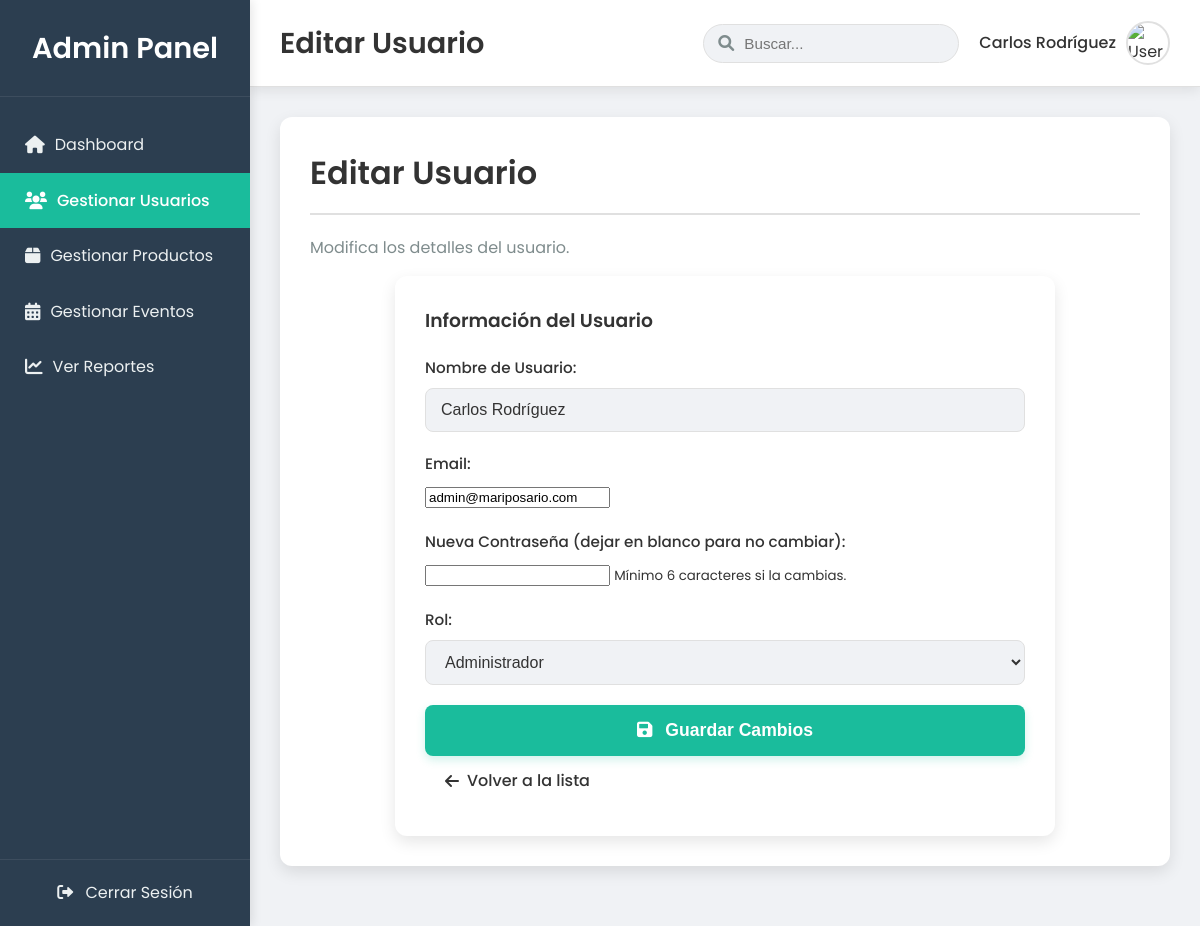
The page /Proyecto-Mariposario/admin/edit_user.php?id=1 (signed in) on the database as committed earlier.
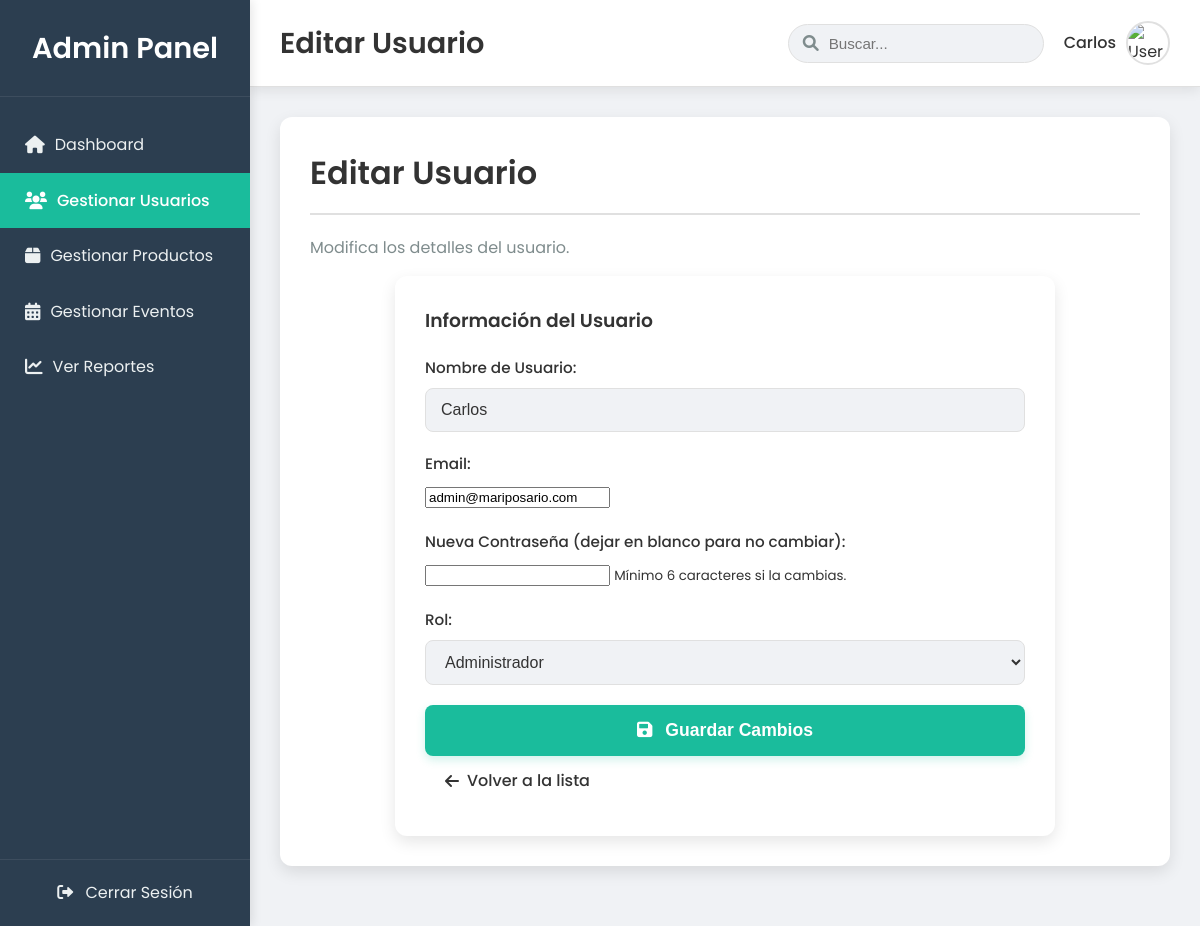
The same page on the database as committed later.
### tables this page shows
CREATE TABLE Usuario (
    ID_Usuario INT PRIMARY KEY AUTO_INCREMENT,
    ID_Rol INT NOT NULL,
    Nombre VARCHAR(100) NOT NULL,
    Apellido VARCHAR(100),  
    Correo VARCHAR(255) UNIQUE NOT NULL,  
    Contrasena VARCHAR(255) NOT NULL,  
    Telefono VARCHAR(20),
    Direccion TEXT,  
    Fecha_Registro DATETIME DEFAULT CURRENT_TIMESTAMP,
    Estado ENUM('activo','inactivo') DEFAULT 'activo',  
    FOREIGN KEY (ID_Rol) REFERENCES Rol(ID_Rol)
);

CREATE TABLE Rol (
    ID_Rol INT PRIMARY KEY,
    Nombre VARCHAR(100) NOT NULL,
    Tipo_Notificacion VARCHAR(100),  
    Descripcion VARCHAR(300)
);

### Proyecto-Mariposario/admin/edit_user.php (the view, shortened to what the changed rows need)
<?php
include '../DB.php';
$user_data = null;
$roles = [];
try {
    if (isset($conn) && $conn instanceof mysqli) {
        $roles_query = "SELECT ID_Rol, Nombre FROM Rol ORDER BY Nombre";
        $stmt_roles = $conn->prepare($roles_query);
        $stmt_roles->execute();
        $result_roles = $stmt_roles->get_result();
        while ($row_role = $result_roles->fetch_assoc()) {
            $roles[] = $row_role;
        }
    } else {
        throw new Exception("Error: La conexión a la base de datos no está disponible o no es MySQLi.");
    }
} catch (Exception $e) {
    error_log("Error al cargar roles: " . $e->getMessage());
    $message = "Error al cargar roles: " . htmlspecialchars($e->getMessage());
    $message_type = "danger";
}
if (isset($_GET['id']) && !empty($_GET['id'])) {
    $user_id = intval($_GET['id']);
    $select_query = "SELECT ID_Usuario, Nombre, Correo, ID_Rol FROM Usuario WHERE ID_Usuario = ?";
    try {
        if (isset($conn) && $conn instanceof mysqli) {
            $stmt = $conn->prepare($select_query);
            $stmt->bind_param("i", $user_id);
            $stmt->execute();
            $result = $stmt->get_result();
            if ($result->num_rows > 0) {
                $user_data = $result->fetch_assoc();
            } else {
                $message = "Usuario no encontrado.";
                $message_type = "danger";
            }
        } else {
            throw new Exception("Error: La conexión a la base de datos no está disponible o no es MySQLi.");
        }
    } catch (Exception $e) {
        error_log("Error al cargar datos del usuario (ID: $user_id): " . $e->getMessage());
        $message = "Error al cargar datos del usuario: " . htmlspecialchars($e->getMessage());
        $message_type = "danger";
    }
} else {
    $message = "ID de usuario no proporcionado para editar.";
    $message_type = "danger";
}
$page_title = 'Editar Usuario';
?>
<!DOCTYPE html>
<html lang="es">
<head>
    <link rel="stylesheet" href="https://cdnjs.cloudflare.com/ajax/libs/font-awesome/6.0.0-beta3/css/all.min.css">
    <link rel="stylesheet" href="../css/admin.css">
</head>
<body>
    <div class="admin-dashboard-layout">
        <div class="main-panel">
            <header class="main-panel-header">
                <div class="header-left">
                    <h2><?php echo $page_title; ?></h2>
                </div>
                <div class="header-right">
                    <div class="user-profile">
                        <span><?php echo htmlspecialchars($_SESSION['user_name'] ?? 'Admin'); ?></span>
                        <img src="../images/user-avatar.png" alt="User Avatar">
                    </div>
                </div>
            </header>
            <main class="content-area">
                <div class="admin-content">
                    <h2>Editar Usuario</h2>
                    <?php if ($user_data): ?>
                        <div class="form-container">
                            <h3>Información del Usuario</h3>
                            <form action="edit_user.php?id=<?php echo htmlspecialchars($user_data['ID_Usuario']); ?>" method="POST">
                                <div class="form-group">
                                    <label for="nombre">Nombre de Usuario:</label>
                                    <input type="text" id="nombre" name="nombre" value="<?php echo htmlspecialchars($user_data['Nombre'] ?? ''); ?>" required>
                                </div>
                                <div class="form-group">
                                    <label for="correo">Email:</label>
                                    <input type="email" id="correo" name="correo" value="<?php echo htmlspecialchars($user_data['Correo'] ?? ''); ?>" required>
                                </div>
                                <div class="form-group">
                                    <label for="password">Nueva Contraseña (dejar en blanco para no cambiar):</label>
                                    <input type="password" id="password" name="password">
                                    <small>Mínimo 6 caracteres si la cambias.</small>
                                </div>
                                <div class="form-group">
                                    <label for="id_rol">Rol:</label>
                                    <select id="id_rol" name="id_rol" required>
                                        <?php foreach ($roles as $role): ?>
                                            <option value="<?php echo htmlspecialchars($role['ID_Rol']); ?>"
                                                <?php echo (($user_data['ID_Rol'] ?? '') == $role['ID_Rol']) ? 'selected' : ''; ?>>
                                                <?php echo htmlspecialchars($role['Nombre']); ?>
                                            </option>
                                        <?php endforeach; ?>
                                    </select>
                                </div>
                                <div class="button-group">
                                    <button type="submit" class="btn btn-submit"><i class="fas fa-save"></i> Guardar Cambios</button>
                                    <a href="users.php" class="btn btn-secondary"><i class="fas fa-arrow-left"></i> Volver a la lista</a>
                                </div>
                            </form>
                        </div>
                    <?php else: ?>
                        <p>No se pudo cargar el usuario para editar. Por favor, asegúrese de que el ID es válido.</p>
                        <p><a href="users.php" class="btn btn-secondary"><i class="fas fa-arrow-left"></i> Volver a la lista de usuarios</a></p>
                    <?php endif; ?>
                </div>
            </main>
        </div>
    </div>
</body>
</html>

Rows that differ between the two databases and show on the page:
changed usuario "admin@mariposario.com": nombre "Carlos Rodríguez" → "Carlos"
Other text that changed with them:
$_SESSION['user_name']: "Carlos Rodríguez" → "Carlos"
